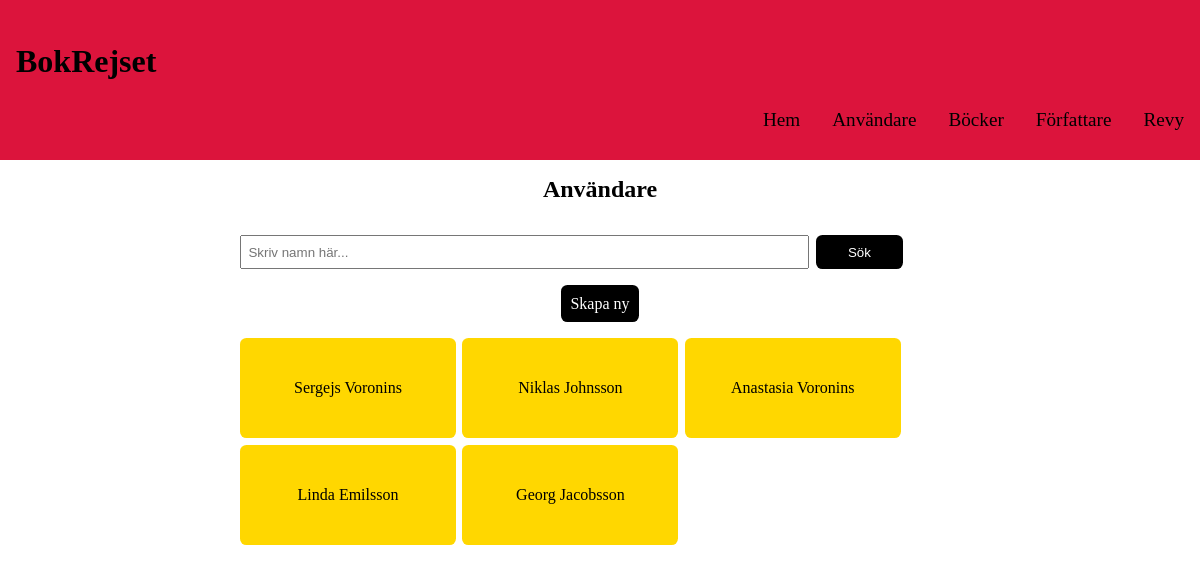
/users.php, run on an earlier commit of the app's database.
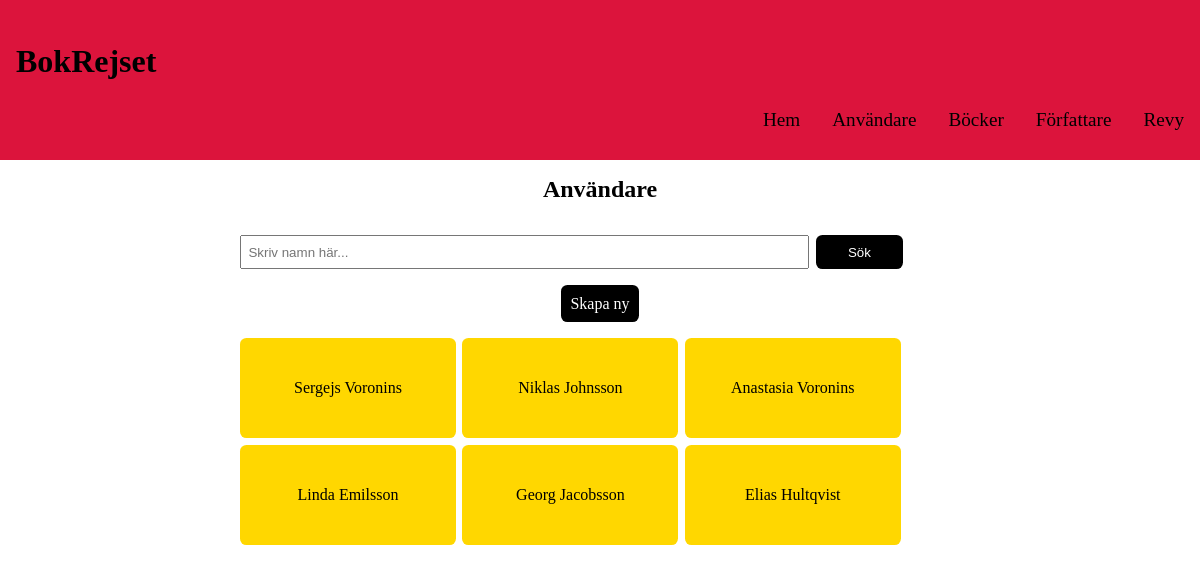
And on a later commit of the database.
### tables this page shows
CREATE TABLE `users` (
  `id` int(11) NOT NULL,
  `first_name` varchar(32) NOT NULL,
  `last_name` varchar(32) NOT NULL,
  `email` varchar(50) NOT NULL,
  `mobile` varchar(13) NOT NULL
);

### users.php (called while the page is built, shortened)
<?php
require 'classes/user-view.php';
$pdo = require 'partials/connect.php';
$userModel = new UserModel($pdo);
$userView = new UserView();
$userController = new UserController($userModel, $userView);
include 'partials/header.php';
include 'partials/nav.php';
$userController->start();
include 'partials/footer.php';

### classes/user.php (called while the page is built, shortened)
<?php
class User {
    private int $id = 0;
    private string $first_name = "";
    private string $last_name = "";
    function __construct($id, $first_name, $last_name, $email, $mobile) {
        $this->id = $id;
        $this->first_name = $first_name;
        $this->last_name = $last_name;
    }
    public function getId () : int {
        return $this->id;
    }
    public function getFirstName(): string {
        return $this->first_name;
    }
    public function getLastName () : string {
        return $this->last_name;
    }
}

### classes/db.php (called while the page is built)
<?php
class DB {
    protected $pdo;
    public function __construct(PDO $pdo)
    {
        $this->pdo = $pdo;
    }
    public function getAll($table)
    {
        if($table == "userbook"){
            $query = "SELECT ub.id, ub.user_id, ub.book_id, ub.pages, ub.comment, u.first_name, u.last_name, u.email, u.mobile, b.title FROM `userbook` AS ub
            JOIN users AS u ON u.id=ub.user_id
            JOIN books AS b ON b.id=ub.book_id";
        }
        else {
            $query = "SELECT * FROM $table";
        }
        $stmt = $this->pdo->prepare($query);
        $stmt->execute();
        return $stmt->fetchAll(PDO::FETCH_ASSOC);
    }
}

### classes/user-model.php (called while the page is built, shortened)
<?php
require_once 'db.php';
require 'user.php';
class UserModel extends DB {
    protected $table = "users";
    public function convertToUserClass (array $users) : array {
        $classUsers = [];
        foreach ($users as $element) {
            $user = new User ($element["id"], $element["first_name"], $element["last_name"], $element["email"], $element["mobile"]);
            array_push($classUsers, $user);
        }
        return $classUsers;
    }
    public function getAllUsers() : array {
        return $this->convertToUserClass($this->getAll($this->table));
    }
}

### classes/user-view.php (the view, shortened to what this page needs)
<?php
class UserView {
    public function renderAllUserAsClickableList (array $users):void {
        echo "<div>";
        foreach($users as $user){
            echo "<a href='?user-id={$user->getId()}'>";
            echo "<div>{$user->getFirstName()} {$user->getLastName()}</div>";
            echo "</a>";
        }
        echo "</div>";
    }
    public function renderCreateButton () {
        echo "<a href='?create-user=new'>Skapa ny</a>";
    }
    public function createSearchField () {
        echo "<form  action='users.php' method='POST'>
                <input method='POST' type='text' name='search-users' placeholder='Skriv namn här...'>
                <button class='btn'>Sök</button>
                </form>";
            }
    public function renderUsersMain(array $users) {
        echo "<main>";
            echo "<section class='header_section'>";
            echo "<h1>Användare</h1>";
            echo "</section>";
            echo "<section class='search_section'>";
                echo $this->createSearchField();
            echo "</section>";
            echo "<section class='create_btn_section'>";
                echo $this->renderCreateButton();
            echo "</section>";
            echo "<section class='main_content'>";
                echo $this->renderAllUserAsClickableList($users);
            echo "</section>";
        echo "</main>";
    }
}

What changed in the data, as far as the page shows it:
added users: first_name "Elias", last_name "Hultqvist"
